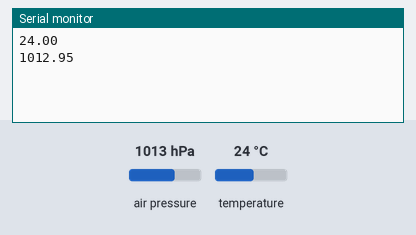
The sketch below on a simulated Arduino Uno, built with avr-gcc and run on an emulated ATmega328P. Shown: the last lines printed to the serial monitor. Wiring (inferred from the names in the program): BMP180 pressure sensor at I2C address 0x77. The inputs (shaded band) are chosen by the test bench; at power-on: air pressure 1013 hPa, temperature 24 °C.

Above: at 1.2 s.
1.3 s: air pressure set to 952 hPa
At 2.6 s:
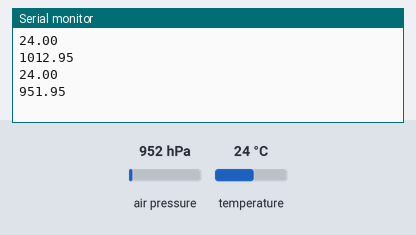
2.8 s: temperature set to 12 °C
At 4.2 s:
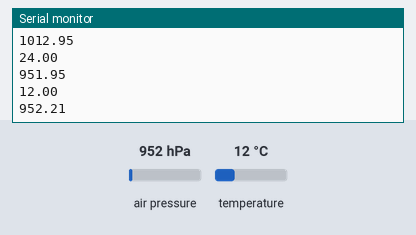
4.3 s: air pressure set to 975 hPa
At 7.4 s:
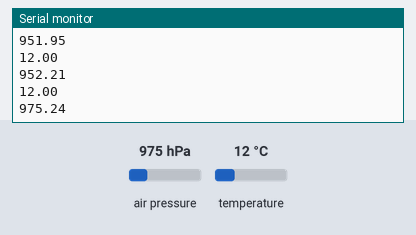
Timing chart, 0 to 8.9 s (numbered marks = the images above; inputs shaded):
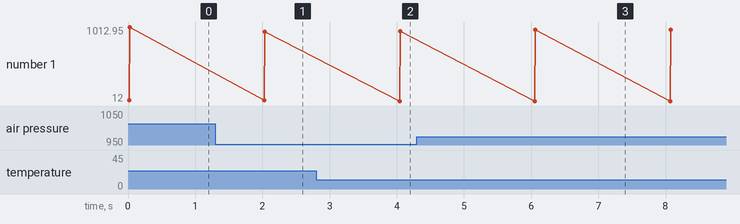

The sketch:

BMPcode.ino
```cpp
#include"BMP_Lib.h"


void setup() {
  // put your setup code here, to run once:
  Initialize(9600);
}

void loop() {
  Compute();
  Serial.println(Temperature()/10.0);
  Serial.println(Pressure()/100.0);
  delay(2000);
  // put your main code here, to run repeatedly:

}
```

BMP_Lib.h
```cpp
// (licence header left out)
#include <Wire.h>

/**
 * @brief Declaring ADDRESSES of Calibration Coefficients
 *
 */
static short _AC1 = 0xAA;
static short _AC2 = 0xAC;
static short _AC3 = 0xAE;
static short _AC4 = 0xB0;
static short _AC5 = 0xB2;
static short _AC6 = 0xB4;
static short _B1 = 0xB6;
static short _B2 = 0xB8;
static short _MB = 0xBA;
static short _MC = 0xBC;
static short _MD = 0xBE;
static short BMP = 0x77;

/**
 * @brief Variables of Calibration Coefficients
 *
 */
static short ac1, ac2, ac3, b1, b2, mb, mc, md;
static unsigned short ac4, ac5, ac6;
static long UT, UP, T, P, x1, x2, x3, b3, b5, b6;
static unsigned long b4, b7;
static short OSS = 0;

/**
 * @brief This function is used to read data from the slave
 *
 * @param slv  The address of the slave
 * @param reg  The address of the register
 * @param n    Number of nibles
 * @return long
 */
long Read_Data(int slv, int reg, int n)
{

  long val = 0;
  /**
   * @brief Wire.beginTransmission(slv) determines which slave to communicate with
   *
   */
  Wire.beginTransmission(slv);
  /**
   * @brief Wire.write(reg) determines the register to read data from
   *
   */
  Wire.write(reg);
  /**
   * @brief Wire.requestFrom(slv, n) determines number of nibles n,I want from slave
   *
   */
  Wire.endTransmission();
  /**
   * @brief Wire.read() returns a nible of data
   *
   */
  Wire.requestFrom(slv, n);
  if (Wire.available() == n)
  {
    val = Wire.read();
    for (int i = 1; i < n; i++)
    {
      val <<= 8;
      val |= Wire.read();
    }
  }
  return val;
}
long Temperature()
{
  return T;
}
long Pressure()
{
  return P;
}

/**
 * @brief Make necessary initializations
 *
 */
void Initialize(int baudrate)
{
  // put your setup code here, to run once:
  Wire.begin();
  Serial.begin(baudrate);
  //Reading Calibration Coefficients

  ac1 = Read_Data(BMP, _AC1, 2);
  ac2 = Read_Data(BMP, _AC2, 2);
  ac3 = Read_Data(BMP, _AC3, 2);
  ac4 = Read_Data(BMP, _AC4, 2);
  ac5 = Read_Data(BMP, _AC5, 2);
  ac6 = Read_Data(BMP, _AC6, 2);
  b1 = Read_Data(BMP, _B1, 2);
  b2 = Read_Data(BMP, _B2, 2);
  mb = Read_Data(BMP, _MB, 2);
  mc = Read_Data(BMP, _MC, 2);
  md = Read_Data(BMP, _MD, 2);
}

/**
 * @brief Compute the temperature and pressure
 *
 */
void Compute()
{

  Wire.beginTransmission(BMP);
  Wire.write(0xF4);
  Wire.write(0x2E);
  Wire.endTransmission();
  delayMicroseconds(4500);

  UT = Read_Data(BMP, 0xF6, 2);

  Wire.beginTransmission(BMP);
  Wire.write(0xF4);
  Wire.write(0x34 | (OSS << 6));
  Wire.endTransmission();
  delayMicroseconds(4500);

  UP = Read_Data(BMP, 0xF6, 3) >> (8 - OSS);

  /**
 * @brief Calculate true temperature
 *
 */
  x1 = (UT - ac6) * ac5 / pow(2, 15);
  x2 = mc * pow(2, 11) / (x1 + md);
  b5 = x1 + x2;
  T = (b5 + 8) / 16;

  /**
 * @brief Calculate true Pressure
 *
 */
  b6 = b5 - 4000;
  x1 = (b2 * (b6 * b6 / pow(2, 12))) / pow(2, 11);
  x2 = ac2 * b6 / pow(2, 11);
  x3 = x1 + x2;
  b3 = (((ac1 * 4 + x3) << OSS) + 2) / 4;
  x1 = ac3 * b6 / pow(2, 13);
  x3 = ((x1 + x2) + 2) / 4;
  b4 = ac4 * (unsigned long)(x3 + 32768) / pow(2, 15);
  b7 = ((unsigned long)UP - b3) * (50000 >> OSS);
  if (b7 < 0x80000000)
  {
    P = (b7 * 2) / b4;
  }
  else
    P = (b7 / b4) * 2;
  x1 = (P / 256) * (P / 256);
  x1 = x1 * 3038 / pow(2, 16);
  x2 = -7357 * P / pow(2, 16);
  P += (x1 + x2 + 3791) / 16;
}
```

Measured:
- after the input at 1.3 s, the serial monitor: prints a new line after 0.74 s (image 1)
- after the input at 2.8 s, the serial monitor: prints a new line after 1.2 s (image 2)
- after the input at 4.3 s, the serial monitor: prints a new line after 1.8 s (image 3)
- plotted number 1: 1012.95 → 951.95 after the input at 1.3 s, 951.95 → 952.21 after the input at 2.8 s, 952.21 → 975.24 after the input at 4.3 s
